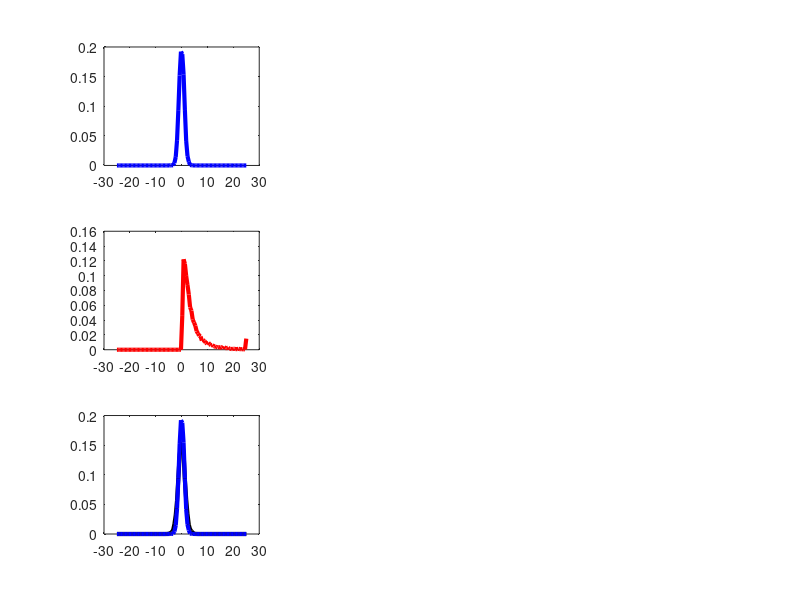

MATLAB code for this plot: (Note: this script raises an error after producing the figure.)
repopath = '~/Documents/Github/InverseSolver';
addpath(genpath(repopath));

vecField = 5;
hidden_num = 17;

E = ones(hidden_num,1); %expander

%A  = @(z) z.^(transpose(0:hidden_num-1));
%A  = @(z) [cos(z.*(transpose(0:vecField-1)));sin(z.*transpose(0:vecField-1));z.^transpose(1:vecField);exp(transpose(-2:2).*z)];
A  = @(z) [cos(z.*(transpose(0:vecField-1)));sin(z.*transpose(0:vecField-1));exp(transpose(-3:3).*z)];

F  = @(z) max(0,z)+1e-8;
f  = @(z) heaviside(z)+1e-8;

s = 1;

x_i = randn(1,1e4);

%y_j = normrnd(0,3,[1,1e4]);
y_j = lognrnd(1,1,[1,1e4]);

x_i_ = x_i;%randn(1,1e4);

z = -25:0.01:25;

for ii = 1:length(x_i_)
    
    r = rand;
    [c,index] = min(abs(r-normpdf(z,x_i_(ii),1)));
    y_j_(ii) = z(index);
    p_x_i_(ii) = r;
    
end

m = 1;
n = 1e-1;
q = 0.9;

mx = 0;
vx = 0;
my = 0;
vy = 0;

iter = 1e3;

Gradx = nan(hidden_num,iter);
Grady = nan(hidden_num,iter);

bins = linspace(z(1),z(end),100);

mapX = hist(x_i,bins);
mapY = hist(y_j,bins);
mapZ = hist(y_j_,bins);

mapX = mapX./sum(mapX);
mapY = mapY./sum(mapY);
mapZ = mapZ./sum(mapZ);

figure
subplot(3,3,1)
plot(bins,mapX,'b','linewidth',3)
subplot(3,3,4)
plot(bins,mapY,'r','linewidth',3)
subplot(3,3,7)
plot(bins,mapZ,'k','linewidth',3)
hold on
plot(bins,mapX,'b','linewidth',3)

Loss = zeros(1,iter);

%%

Wx = rand(1,hidden_num); %x values
Wy = rand(1,hidden_num); %y values

dWx = zeros(1,hidden_num);
dWy = zeros(1,hidden_num);

Ex = zeros(1,hidden_num);
Ey = zeros(1,hidden_num);

EDx = zeros(1,hidden_num);
EDy = zeros(1,hidden_num);

%%
Ex = zeros(1,hidden_num);
Ey = zeros(1,hidden_num);

for epoch = 1:iter
    
    if mod(epoch,iter/10) == 0
        p_y_x = F(Wy*A(z)).*(normpdf(z,0,1)./10)./sum(F(Wy*A(z)).*(normpdf(z,0,1)./10));
        pred  = conv(normpdf(z,0,1)./10,p_y_x,'same');
        disp(['KL Loss: ' num2str(Cost(pred,lognpdf(z,1,1)./100,1))]);
        disp([num2str(round(100.*epoch./iter)),'% Done!'])
    end
    
    p_y_x = F(Wy*A(z)).*(normpdf(z,0,1)./10)./sum(F(Wy*A(z)).*(normpdf(z,0,1)./10));
    pred  = conv(normpdf(z,0,1)./10,p_y_x,'same');
    Loss(epoch) = Cost(pred,lognpdf(z,0,1)./100,1);
    
    Llx = (1/length(x_i)).*sum(log(F(Wx*A(x_i))),2);
    dLlx = (1/length(x_i)).*sum(f(Wx*A(x_i))./F(Wx*A(x_i)).*A(x_i),2);

    Lly = (1/length(y_j)).*sum(log(F(Wy*A(y_j))),2);
    dLly = (1/length(y_j)).*sum(f(Wy*A(y_j))./F(Wy*A(y_j)).*A(y_j),2);
    
    Lrx = (1/length(x_i_)).*sum(F(Wx*A(x_i_))./p_x_i_,2);
    Lry = (1/length(y_j_)).*sum(F(Wy*A(y_j_)),2).*Lrx;

    dLrx = (1/length(y_j_)).*sum(F(Wy*A(y_j_)),2).*(1/length(x_i_)).*sum(f(Wx*A(x_i_))./p_x_i_.*A(x_i_),2);
    dLry = (1/length(y_j_)).*sum(f(Wy*A(y_j_)).*A(y_j_),2).*Lrx;
    
    Lx = Llx - Lrx;
    Ly = Lly - Lry;
    
    dLx = transpose(dLlx-dLrx);
    dLy = transpose(dLly-dLry);
    
    Gradx(:,epoch) = dLlx-dLrx;
    Grady(:,epoch) = dLly-dLry;
    
    if any(isnan(dLx))
        warning('Numerical Error')
        break
    elseif any(isinf(dLx))
        warning('Numerical Error')
        break
    end
    if any(isnan(dLy))
        warning('Numerical Error')
        break
    elseif any(isinf(dLy))
        warning('Numerical Error')
        break
    end
%     
%     [dWx,mx,vx] = Adam(mx,vx,dLx);
%     [dWy,my,vy] = Adam(my,vy,dLy);
    
    [dWx,Ex,EDx] = AdaDelta(Ex,EDx,dLx);
    [dWy,Ey,EDy] = AdaDelta(Ey,EDy,dLy);
    
%     dWx = (n./sqrt(Ex + 1e-8)).*dLx + randn(1,hidden_num);
%     dWy = (n./sqrt(Ey + 1e-8)).*dLy + randn(1,hidden_num);
       
    Wx = Wx + dWx;
    Wy = Wy + dWy;
    
end

figure
plot(Loss,'k','linewidth',3);

%%

figure
plot(z,F(Wy*A(z)))

p_y_x = F(Wy*A(z)).*(1./sqrt(2.*pi)).*exp(-z.^2./2)./sum(F(Wy*A(z)).*(1./sqrt(2.*pi).*exp(-z.^2./2)));

figure;plot(z,p_y_x)

figure
plot(z,conv(normpdf(z,0,1)./10,p_y_x,'same'))
% hold on
% plot(bins,mapY,'k','linewidth',3)
hold on
plot(z,lognpdf(z,1,1)./10)
%hold on
%plot(z,normpdf(z,0,3)./10)
hold on
plot(z,normpdf(z,0,1)./10)